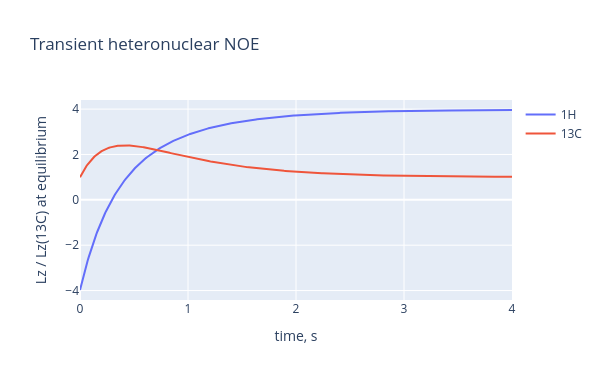

Notebook code cell kept with this figure:
### Code cell
import plotly.graph_objects as go

t = dt * np.arange(nsteps + 1)
scale = np.vdot(Lz2, rho_eq).real
fig = go.Figure()
fig.add_trace(go.Scatter(x=t, y=noe[0] / scale, name="1H"))
fig.add_trace(go.Scatter(x=t, y=noe[1] / scale, name="13C"))
fig.update_layout(title="Transient heteronuclear NOE", xaxis_title="time, s",
                  yaxis_title="Lz / Lz(13C) at equilibrium", width=600, height=380)
fig

### Figure 1 — Plotly figure (JSON) as saved in the notebook; plotly's stock layout.template omitted (floating-point values rounded to 4 significant figures; data arrays with more than 128 entries replaced by an {"elided": "..."} marker saying what was removed)
{"data": [{"name": "1H", "x": {"elided": "401 float values"}, "y": {"elided": "401 float values"}, "type": "scatter"}, {"name": "13C", "x": {"elided": "401 float values"}, "y": {"elided": "401 float values"}, "type": "scatter"}], "layout": {"title": {"text": "Transient heteronuclear NOE"}, "xaxis": {"title": {"text": "time, s"}}, "yaxis": {"title": {"text": "Lz / Lz(13C) at equilibrium"}}, "width": 600, "height": 380}}
